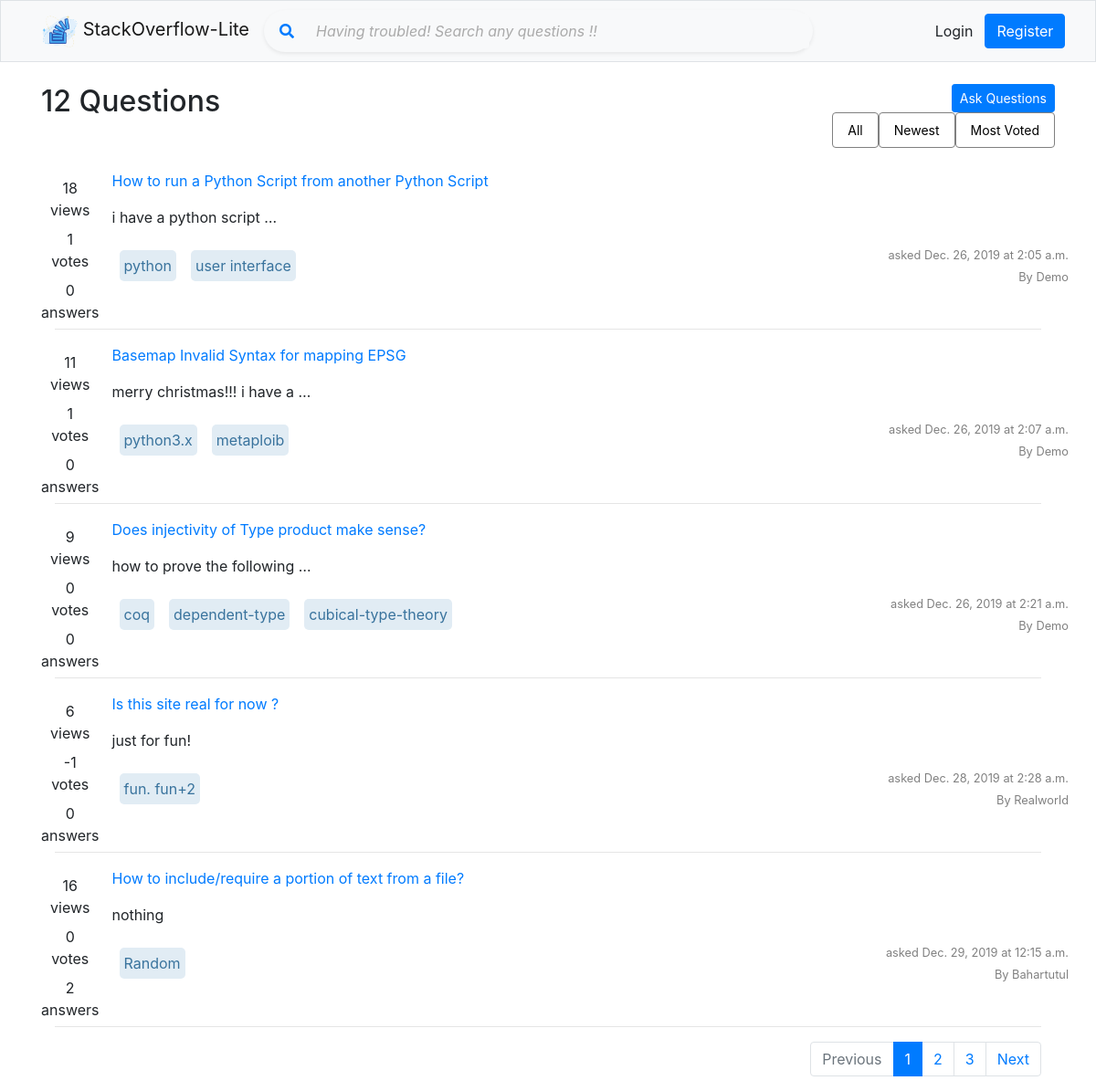
Before: / with the older database file.
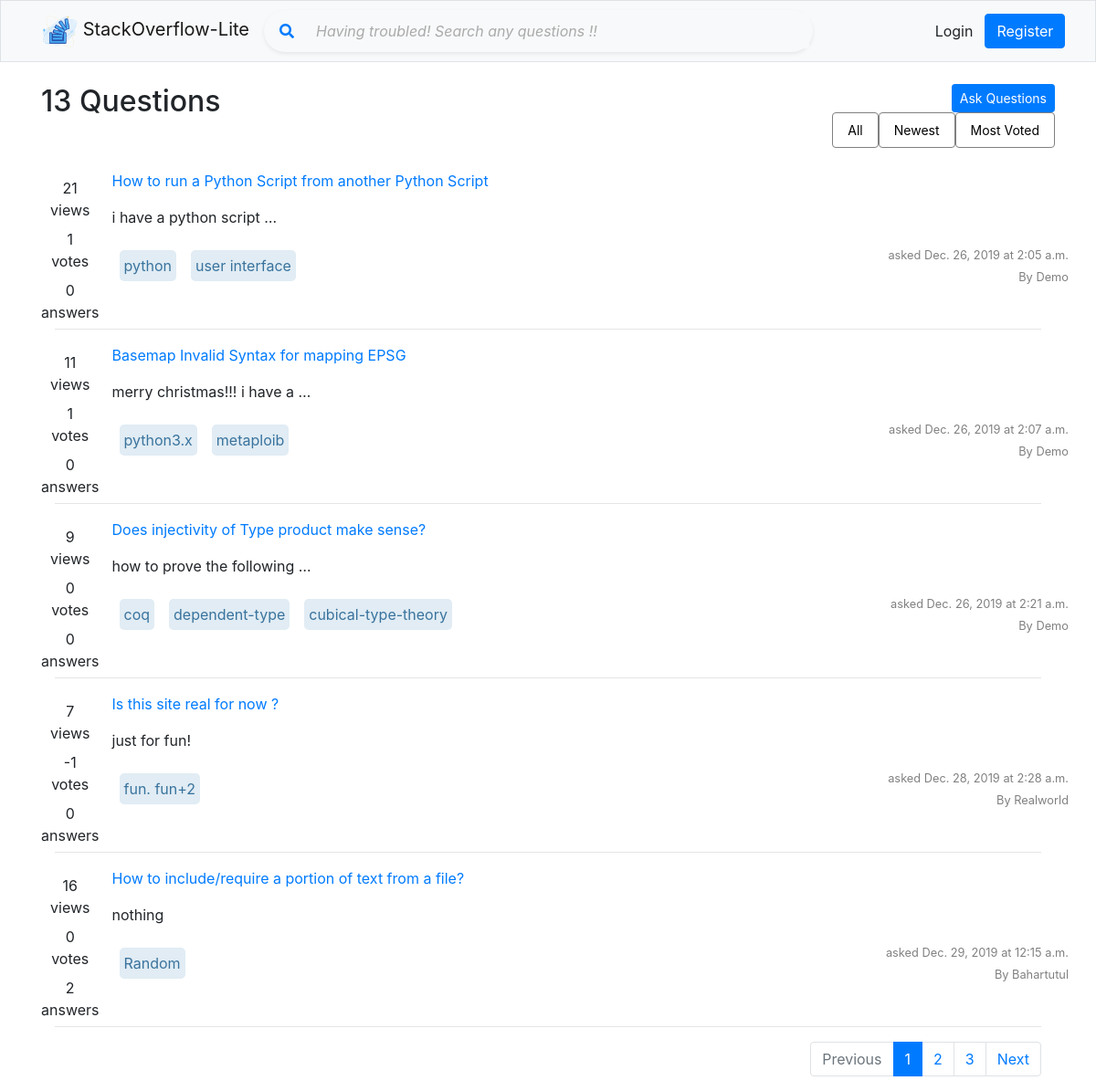
After: the same page with the newer database file.
### overflow/models/QuestionModel.py (models this page shows, shortened)
class QuestionModel(models.Model):
    title = models.CharField(max_length=120, unique=True)
    description = RichTextField(null=True)
    tag = models.CharField(max_length=120, null=True)
    views = models.PositiveIntegerField(default=0)
    final_answer_id = models.IntegerField(null=True)
    asked_at = models.DateTimeField(auto_now_add=True)
    modified_on = models.DateTimeField(auto_now=True)
    asked_by = models.ForeignKey(User, null=True, on_delete=models.SET_NULL)
    def tag_split(self):
        if self.tag:
            return self.tag.split(',')
    def answer_count(self):
        return self.am_question.count()
    def get_vote_count(self):
        result = self.qvm_question.aggregate(Sum('vote'))['vote__sum']
        if result:
            return result
        else:
            return 0

### overflow/views/index.py (the view, shortened to what this page needs)
# urls.py: path('', index.index, name='home'),
def index(request):
    question_list = []
    current_page_number = 1
    if request.method == "GET":
        current_page_number = request.GET.get('page', 1)
        question_filter = request.GET.get('query', None)
        if question_filter is None:
            question_list = QuestionModel.objects.all()
    else:
        question_search = request.POST.get('search_bar')
        if question_search is not None:
            question_list = QuestionModel.objects.filter(title__icontains=question_search)
    paginator = Paginator(question_list, pagination_limit())
    try:
        questions = paginator.page(current_page_number)
    except PageNotAnInteger:
        questions = paginator.page(1)
    except EmptyPage:
        questions = paginator.page(paginator.num_pages)
    return render(request, 'overflow/index/index.html', {
        'questions': questions,
        'questions_count': question_list.count()
    })

### overflow/helper.py (called while the page is built)
def pagination_limit():
    return int(5)

### templates/overflow/index/index.html (shortened to what the changed rows need)
{% extends 'shared/_layout.html' %}
{% load static %}
{% block content %}
    <div class="container mt-4">
        <div class="row">
            <div class="col">
                <div class="col-xs-12">
                    <div class="col-xs-6" style="float: left; margin-right:60%;">
                        <h2>{{ questions_count }} Questions</h2>
                    </div>
                </div>
            </div>
        </div>
        <br>
        <div>
            <div class="col-xl-12">
                {% for question in questions %}
                    <div class="row">
                        <div class="col-xl-1 mb-2">
                            <div style="float: left; height: 150px; text-align: center;">
                                <div class="mt-2">
                                    {{ question.views }} <br>
                                    views
                                </div>
                                <div class="mt-2">
                                    {{ question.get_vote_count }} <br> votes
                                </div>
                                <div class="mt-2">
                                    {{ question.answer_count }} <br> answers
                                </div>
                            </div>
                        </div>
                        <div class="col">
                            <div class="row">
                                <div class="col">
                                    <a href="{% url 'question_detail' question.pk %}">{{ question.title | capfirst }}</a>
                                    <p>{{ question.description | safe | lower | truncatewords:5 }}</p>
                                </div>
                            </div>
                            <div class="row">
                                <div class="col-xl-8">
                                    {% for tag in question.tag_split %}
                                        <p id="tech_tag">
                                            {{ tag }}
                                        </p>
                                    {% endfor %}
                                </div>
                                <div class="col-xl-4 text-right">
                                    <small>asked {{ question.asked_at | date }}
                                        at {{ question.asked_at | time }}</small>
                                    <br>
                                    <small>By {{ question.asked_by | capfirst }} </small>
                                </div>
                            </div>
                        </div>
                    </div>
                    <hr>
                {% endfor %}
            </div>
        </div>
    </div>
{% endblock %}

Changed rows visible on the page:
changed QuestionModel "How to run a Python Script from another Python Script": views "18" → "21"
changed QuestionModel "Is this site real for now ?": views "6" → "7"
Other visible differences:
{{ questions_count }}: "12" → "13"
